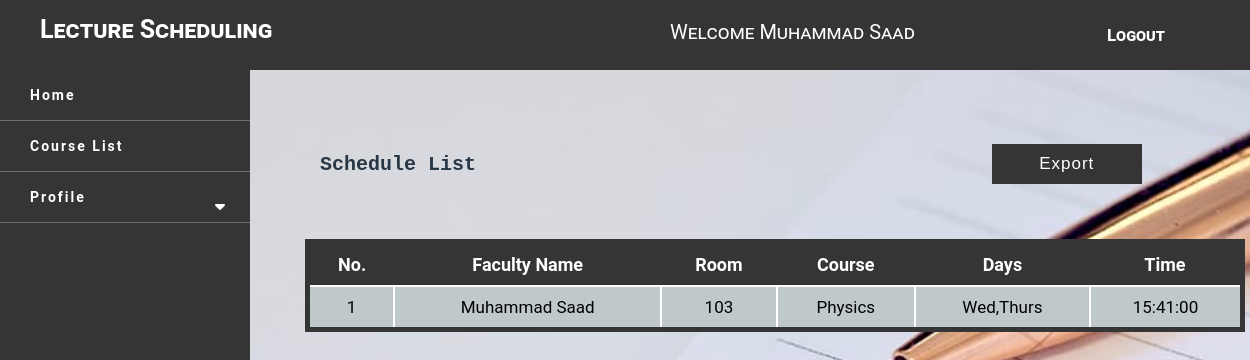
Screenshot of /faculty/index.php (signed in) with the database file from the repository.
### tables this page shows
CREATE TABLE `faculty` (
  `f_id` int(11) NOT NULL,
  `f_name` varchar(255) NOT NULL,
  `f_email` varchar(255) NOT NULL,
  `f_designation` varchar(255) NOT NULL,
  `f_password` varchar(255) NOT NULL
);

CREATE TABLE `schedule` (
  `s_id` int(11) NOT NULL,
  `f_id` int(11) NOT NULL,
  `c_id` int(11) NOT NULL,
  `r_id` int(11) NOT NULL,
  `days` varchar(255) NOT NULL,
  `starttime` time NOT NULL,
  `endtime` time NOT NULL
);

CREATE TABLE `room` (
  `r_id` int(11) NOT NULL,
  `r_name` varchar(255) NOT NULL
);

CREATE TABLE `course` (
  `c_id` int(11) NOT NULL,
  `c_name` varchar(255) NOT NULL,
  `c_description` varchar(3000) NOT NULL,
  `c_pic` varchar(255) NOT NULL,
  `c_code` varchar(255) NOT NULL
);

### faculty/index.php (the view, shortened to what this page needs)
<?php
include 'include/navbar.php';
$sr = 1;
$show_op = "SELECT * FROM `schedule` inner join faculty on schedule.f_id = faculty.f_id inner join room on schedule.r_id = room.r_id inner join course on schedule.c_id = course.c_id where faculty.f_id = '$f_id'";
$result = mysqli_query($con, $show_op); ?>
<div class="form_list">
    <table class="view_list">
        <tr>
            <td>
                <h2>Schedule List</h2>
            </td>
            <td>
            <a href="download_sch.php?f_id=<?php echo $f_id; ?>"><input type="button" name="search" value="Export" class="sebutton"></a>
            </td>
        </tr>
    </table>
    <div class="view" style="margin-top: -0px; width:100%;">
        <table class="display">
            <tr>
                <th>No.</th>
                <th>Faculty Name</th>
                <th>Room</th>
                <th>Course</th>
                <th>Days</th>
                <th>Time</th>
            </tr>
            <?php
            $total  = mysqli_num_rows($result);
            if ($total > 0) {
                while ($res = mysqli_fetch_array($result)) {
            ?>
                    <tr>
                        <td><?php echo $sr; ?></td>
                        <td style="text-transform: capitalize;"><?php echo $res['f_name'] ?></td>
                        <td><?php echo $res['r_name'] ?></td>
                        <td style="text-transform: capitalize;"><?php echo $res['c_name'] ?></td>
                        <td style="text-transform: capitalize;"><?php echo $res['days'] ?></td>
                        <td><?php echo $res['starttime'] ?></td>
                <?php
                    $sr++;
                }
            } else {
                echo "<tr><td colspan=\"8\" style=\"font-weight:bold; height: 50px; color:red; text-align:center;font-size:24px;\"> No Schedule Add Yet</td></tr>";
            }
                ?>
        </table>
    </div>
</div>
</div>

### faculty/include/navbar.php (shortened to what this page needs)
<?php
include '../include/config.php';
$userprofile = $_SESSION['f_email'];
$pro = "SELECT * FROM `faculty` WHERE `f_email` = '$userprofile'";
$sql = mysqli_query($con, $pro);
$result = mysqli_fetch_assoc($sql);
$f_name = $result['f_name'];
$f_id = $result['f_id'];
?>
<!DOCTYPE html>
<html>
<head>
    <link href="../fonts/css/all.css" rel="stylesheet" type="text/css" media="all" />
    <link rel="stylesheet" type="text/css" href="../css/style.css">
</head>
<body style="  background: url('../img/bg.jpg') fixed center;
    background-size: cover;">
    <nav class="stick">
    <h1>Lecture Scheduling</h1>
    <div class="navmid">
        Welcome <?php echo $f_name; ?>
    </div>
        <div class="std_detail">
           <ul>
               <li><a href="../include/logout.php">Logout</a></li>
           </ul>
        </div>
    </nav>
    <div class="sidebar">
        <ul>
            <li><a href="index.php">Home</a></li>
            <li><a href="course.php">Course List</a></li>
            <li><a href="#" class="pro_btn">Profile</a>
                <span class="fas fa-caret-down second"></span>
            </li>
        </ul>
    </div>
    <div class="main">
    <body>

### css/style.css (style rules this page uses)
* { padding: 0; margin: 0; font-size: 17px; box-sizing: border-box; opacity: 1; }
body { font-family: "Roboto", sans-serif; }
nav { background: rgb(54, 53, 53); color: white; position: fixed; top: 0; left: 0; width: 100%; height: 70px; opacity: 0.8; font-variant: small-caps; z-index: 1; }
.stick { background: rgb(54, 53, 53); opacity: 1; }
nav h1 { position: absolute; top: 15px; left: 40px; font-size: 25px; }
nav .std_detail { float: right; position: absolute; top: 10px; right: 60px; font-size: 20px; color: white; }
nav .std_detail ul li a { color: white; padding: 10px; text-decoration: none; font-weight: 600; }
.display { margin-left: auto; margin-right: auto; color: white; border-collapse: collapse; font-size: 16px; padding: 5px; width: 90%; text-align: -webkit-center; }
.form_list { top: 18%; left: 20%; position: absolute; }
.view_list { width: 900px; margin-left: 50px; color: #273746; font-weight: 600; font-family: "Courier New", Courier, monospace; }
.view_list h2 { margin-left: 20px; font-size: 20px; font-weight: bold; }
.sebutton { margin-left: 500px; width: 150px; color: white; background: rgb(54, 53, 53); border: none; height: 40px; cursor: pointer; padding: 5px; letter-spacing: 1px; }
.sidebar { margin-top: 70px; position: fixed; width: 250px; height: 100%; background: rgb(54, 53, 53); padding-bottom: 100px; }
.sidebar ul li a { position: relative; display: flex; color: white; font-weight: bold; text-align: center; padding-left: 80px; text-decoration: none; line-height: 50px; letter-spacing: 2px; font-size: 14px; border-bottom: 1px solid rgb(247, 243, 243, 0.3); }
.sidebar ul li { position: relative; margin-left: -50px; }
.fa-caret-down { position: absolute; top: 50%; right: 20px; color: white; transform: translate(-50%); }
.std_detail ul { display: flex; margin: 15px; }
.std_detail li { list-style: none; margin-left: 70px; }
.main { margin-left: 250px; }
.view { width: 90%; margin: auto; padding: 15px 5px; margin-left: 50px; }
.view table { margin: 40px auto; width: 100%; border: 5px solid rgb(54, 53, 53); }
.view table tr > th { background: rgb(54, 53, 53); padding: 10px; color: white; text-align: center; font-size: 18px; }
.view table tr > td { padding: 10px; text-align: center; color: black; border: 2px solid white; }
.view tr:nth-child(even) { background: #bfc9ca; }
.view tr:nth-child(odd) { background: #a9cce3; border: 2px solid white; }
table { margin-left: auto; margin-right: auto; color: white; border-collapse: collapse; font-size: 16px; padding: 5px; width: 90%; text-align: -webkit-center; padding: 10px; }
table input { width: 300px; height: 30px; padding: 5px; }
span { color: white; font-size: 16px; text-align: center; margin-left: 110px; }
.navmid { position: relative; top: 20px; left: 670px; font-size: 20px; }

### faculty/index.php (style rules this page uses)
td a { text-decoration: none; }

### rows the page displays
faculty: f_name "Muhammad Saad"
schedule: f.f_name "Muhammad Saad", r.r_name "103", c.c_name "Physics", days "Wed,thurs", starttime "15:41:00"
